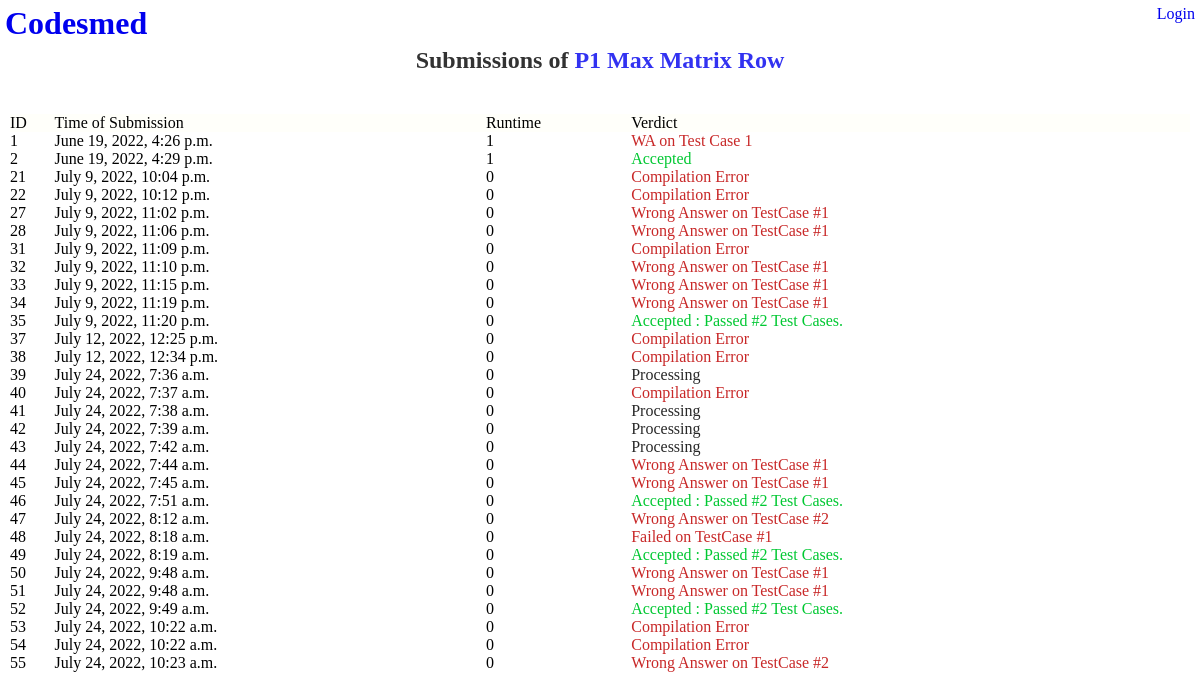
The page /submissions/1 on the database its author committed.
### problems/models.py (models this page shows)
class Problem(models.Model) :
    name = models.CharField(max_length=200)
    data_dir_path = models.CharField(max_length=200)
    difficulty = models.IntegerField()
    num_testcases = models.IntegerField()
    time_limit = models.FloatField(default=1)

class Submission(models.Model) :
    problem = models.ForeignKey(Problem, on_delete=models.CASCADE)
    user = models.ForeignKey(User, on_delete=models.CASCADE)
    source_file_path = models.CharField(max_length=200)
    verdict = models.CharField(max_length=50) # Time Limit Exceeded on Test Case 1000 (37 chars)
    verdict_type = models.IntegerField()
    runtime = models.IntegerField()
    language_id = models.IntegerField()
    submission_time = models.DateTimeField()

### problems/views.py (the view)
# urls.py: path('submissions/<int:problem_id>', views.submissions_detail, name='submissions_detail_path'),
def submissions_detail(request, problem_id):
    problem = get_object_or_404(Problem, pk=problem_id)
    context = {'problem': problem} | get_cur_user_context(request)
    return render(request, 'problems/submissions_detail.html', context)

### problems/views.py (called while the page is built)
def get_cur_user_context(request):
    is_logged_in = True
    username = ''
    if not is_cur_user_logged_in(request) :
        is_logged_in = False
    else :
        username = request.user.username
    return {
        'is_logged_in' : is_logged_in,
        'username' : username,
    }

def is_cur_user_logged_in(request):
    return request.user.is_authenticated

### problems/templates/problems/submissions_detail.html (shortened to what this page needs)
{% extends "problems/base.html" %}
{% block content_root %}
<div id="content-root">
    <h2 class="heading2">Submissions of
        <a href="{% url 'problems:detail_submit_path' problem.id %}">
            P{{problem.id}} {{problem.name}}
        </a>
    </h2>
    <table>
        <thead>
            <td class="table-header-cell" >ID</td>
            <td class="table-header-cell" >Time of Submission</td>
            <td class="table-header-cell" >Runtime</td>
            <td class="table-header-cell" >Verdict</td>
        </thead>
    <tbody>
        {% for submission in problem.submission_set.all %}
        <tr id="submission-{{submission.id}}">
            <td>{{submission.id}}</td>
            <td>{{submission.submission_time}}</td>
            <td>{{submission.runtime}}</td>
            <td class="verdict-text-{{submission.verdict_type}}">{{submission.verdict}}</td>
        </tr>
        {% endfor %}
    </tbody>
    </table>
</div>
{% endblock content_root %}

### problems/templates/problems/base.html (shortened to what this page needs)
<!DOCTYPE html>
<html>
    <head>
        {% load static %}
        {% block static_loads %}
        <link rel="stylesheet" type="text/css" href="{% static '/problems/styles/common.css' %}"/>
        {% endblock static_loads %}
    </head>
    <body>
        {% block header_root %}
        <div id="header-root">
            <div class="main-heading">
                <h1>
                    <a href="{% url 'problems:index' %}" id="title-link" class="invisible-link">
                        Codesmed
                    </a>
                </h1>
            </div>
            <div id="user-profile-heading">
                {% if is_logged_in %}
                <a href = "{% url 'problems:user_profile_path' username %}"> My Profile </a>
                {% else %}
                <a href="{% url 'problems:login_page_path' %}" > Login </a>
                {% endif %}
            </div>
        </div>
        {% endblock header_root %}
        {% block content_root %}
        {% endblock content_root %}
    </body>
</html>

### problems/static/problems/styles/common.css (style rules this page uses)
:root { --primary_colour : #fffffa; --button_colour : rgba(80, 80, 80, 0.2); --ac_green_colour : rgb(0,200,50); --wa_red_colour : rgb(200,40,40); --tle_yellow_colour : rgb(150,80,50); --error_verdict_colour : rgb(40, 40, 40); }
* { padding: 0px; margin: 0px; }
h1 { padding : 5px; }
.heading2 { text-align: center; opacity: 0.8; margin-bottom: 5vh; }
a:link, a:visited { text-decoration: none; }
.table-header-cell { background-color: var(--primary_colour); margin: 0px; padding: 0px; }
table { border : 0px; border-spacing: 0px; padding-left: 10px; padding-right: 10px; width: 100%; }
thead { margin-bottom: 20px; }
.verdict-text--1 { color : var(--error_verdict_colour); }
.verdict-text-0 { color: var(--ac_green_colour); }
.verdict-text-1 { color: var(--wa_red_colour); }
.verdict-text-2 { color: var(--wa_red_colour); }
.verdict-text-5 { color: var(--wa_red_colour); }
#header-root { display: flex; }
.main-heading { flex:100%; }
#user-profile-heading { padding: 5px; }

### rows shown on the page
Problem: id "1", name "Max Matrix Row"
Submission: id "1", submission_time "June 19, 2022, 4:26 p.m.", runtime "1", verdict "WA on Test Case 1"
Submission: id "2", submission_time "June 19, 2022, 4:29 p.m.", runtime "1", verdict "Accepted"
Submission: id "21", submission_time "July 9, 2022, 10:04 p.m.", runtime "0", verdict "Compilation Error"
Submission: id "22", submission_time "July 9, 2022, 10:12 p.m.", runtime "0", verdict "Compilation Error"
Submission: id "27", submission_time "July 9, 2022, 11:02 p.m.", runtime "0", verdict "Wrong Answer on TestCase #1"
Submission: id "28", submission_time "July 9, 2022, 11:06 p.m.", runtime "0", verdict "Wrong Answer on TestCase #1"
Submission: id "31", submission_time "July 9, 2022, 11:09 p.m.", runtime "0", verdict "Compilation Error"
Submission: id "32", submission_time "July 9, 2022, 11:10 p.m.", runtime "0", verdict "Wrong Answer on TestCase #1"
Submission: id "33", submission_time "July 9, 2022, 11:15 p.m.", runtime "0", verdict "Wrong Answer on TestCase #1"
Submission: id "34", submission_time "July 9, 2022, 11:19 p.m.", runtime "0", verdict "Wrong Answer on TestCase #1"
Submission: id "35", submission_time "July 9, 2022, 11:20 p.m.", runtime "0", verdict "Accepted : Passed #2 Test Cases."
Submission: id "37", submission_time "July 12, 2022, 12:25 p.m.", runtime "0", verdict "Compilation Error"
Submission: id "38", submission_time "July 12, 2022, 12:34 p.m.", runtime "0", verdict "Compilation Error"
Submission: id "39", submission_time "July 24, 2022, 7:36 a.m.", runtime "0", verdict "Processing"
Submission: id "40", submission_time "July 24, 2022, 7:37 a.m.", runtime "0", verdict "Compilation Error"
Submission: id "41", submission_time "July 24, 2022, 7:38 a.m.", runtime "0", verdict "Processing"
Submission: id "42", submission_time "July 24, 2022, 7:39 a.m.", runtime "0", verdict "Processing"
Submission: id "43", submission_time "July 24, 2022, 7:42 a.m.", runtime "0", verdict "Processing"
Submission: id "44", submission_time "July 24, 2022, 7:44 a.m.", runtime "0", verdict "Wrong Answer on TestCase #1"
Submission: id "45", submission_time "July 24, 2022, 7:45 a.m.", runtime "0", verdict "Wrong Answer on TestCase #1"
Submission: id "46", submission_time "July 24, 2022, 7:51 a.m.", runtime "0", verdict "Accepted : Passed #2 Test Cases."
Submission: id "47", submission_time "July 24, 2022, 8:12 a.m.", runtime "0", verdict "Wrong Answer on TestCase #2"
Submission: id "48", submission_time "July 24, 2022, 8:18 a.m.", runtime "0", verdict "Failed on TestCase #1"
Submission: id "49", submission_time "July 24, 2022, 8:19 a.m.", runtime "0", verdict "Accepted : Passed #2 Test Cases."
Submission: id "50", submission_time "July 24, 2022, 9:48 a.m.", runtime "0", verdict "Wrong Answer on TestCase #1"
Submission: id "51", submission_time "July 24, 2022, 9:48 a.m.", runtime "0", verdict "Wrong Answer on TestCase #1"
Submission: id "52", submission_time "July 24, 2022, 9:49 a.m.", runtime "0", verdict "Accepted : Passed #2 Test Cases."
Submission: id "53", submission_time "July 24, 2022, 10:22 a.m.", runtime "0", verdict "Compilation Error"
Submission: id "54", submission_time "July 24, 2022, 10:22 a.m.", runtime "0", verdict "Compilation Error"
Submission: id "55", submission_time "July 24, 2022, 10:23 a.m.", runtime "0", verdict "Wrong Answer on TestCase #2"
